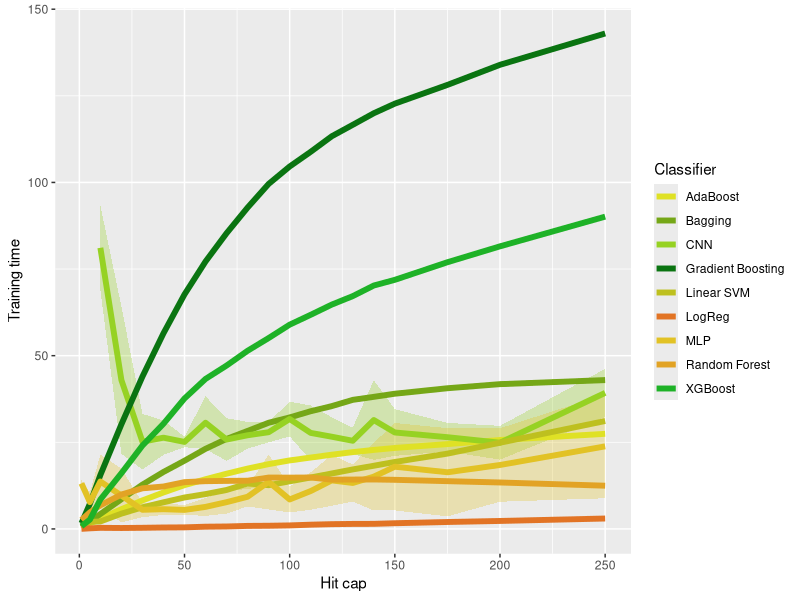

R code for this plot:
library(ggplot2)
library(reshape2)

time_df = read.csv("time.csv")
time_std_df = read.csv("time_std.csv")
melt_time_df = melt(time_df, id.vars = "X")
melt_time_std_df = melt(time_std_df, id.vars = "X")
# 4 9 2 3 5 1 7 8 6
palette = c("#DFE125","#75A717","#96D223","#0A7411","#BEC01F","#E27425","#E2C225","#E2A325","#1EB227")

ggplot(melt_time_df, aes(x = X)) +
  geom_ribbon(data = melt_time_std_df, aes(ymin = melt_time_df$value - value, 
                                               ymax = melt_time_df$value + value, fill = variable), alpha = .3, show.legend = F) +
  geom_line(aes(y = value, color = variable), size = 2) +
  guides(color = guide_legend(title = "Classifier")) +
  labs(x = "Hit cap", y = "Training time") +
  scale_color_manual(values = palette, labels = c("AdaBoost","Bagging", "CNN", "Gradient Boosting",
                                                  "Linear SVM","LogReg","MLP","Random Forest","XGBoost")) +
  scale_fill_manual(values = palette, labels = c("AdaBoost","Bagging", "CNN", "Gradient Boosting",
                                                  "Linear SVM","LogReg","MLP","Random Forest","XGBoost"))
